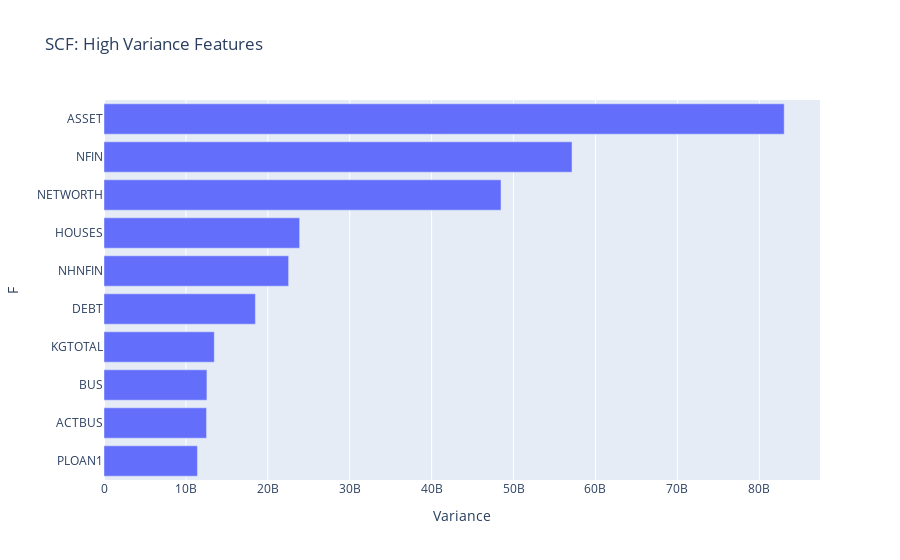

The cell this chart's notebook holds for it:
### Markdown cell above
As usual, it's harder to make sense of a list like this than it would be if we visualized it, so let's make a graph.

### Code cell
# Create horizontal bar chart of `top_ten_var`
fig = px.bar(
    x=top_ten_var,
    y=top_ten_var.index,
    title="SCF: High Variance Features"
)
fig.update_layout(xaxis_title="Variance", yaxis_title="F")
fig.show()

### Figure 1 — Plotly figure (JSON) as saved in the notebook; plotly's stock layout.template omitted (floating-point values rounded to 4 significant figures)
{"data": [{"alignmentgroup": "True", "hovertemplate": "x=%{x}<br>y=%{y}<extra></extra>", "legendgroup": "", "marker": {"color": "#636efa", "pattern": {"shape": ""}}, "name": "", "offsetgroup": "", "orientation": "h", "showlegend": false, "textposition": "auto", "type": "bar", "x": [11410000000.0, 12520000000.0, 12570000000.0, 13460000000.0, 18480000000.0, 22540000000.0, 23880000000.0, 48470000000.0, 57140000000.0, 83040000000.0], "xaxis": "x", "y": ["PLOAN1", "ACTBUS", "BUS", "KGTOTAL", "DEBT", "NHNFIN", "HOUSES", "NETWORTH", "NFIN", "ASSET"], "yaxis": "y"}], "layout": {"autosize": true, "barmode": "relative", "legend": {"tracegroupgap": 0}, "title": {"text": "SCF: High Variance Features"}, "xaxis": {"anchor": "y", "autorange": true, "domain": [0, 1], "range": [0, 87410000000.0], "title": {"text": "Variance"}, "type": "linear"}, "yaxis": {"anchor": "x", "autorange": true, "domain": [0, 1], "range": [-0.5, 9.5], "title": {"text": "F"}, "type": "category"}}}
